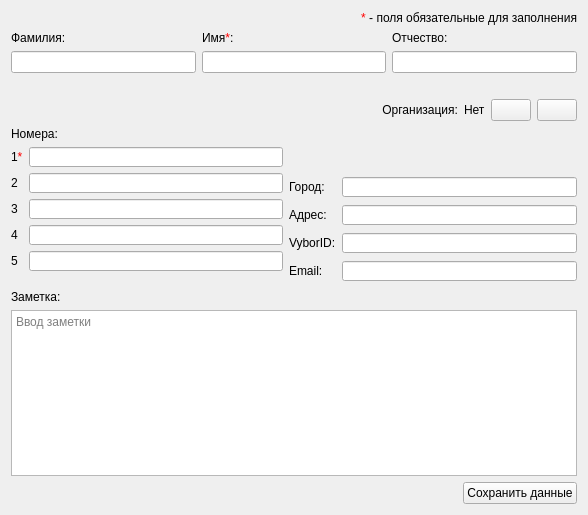
<?xml version="1.0" encoding="UTF-8"?>
<ui version="4.0">
 <class>AddContactDialog</class>
 <widget class="QDialog" name="AddContactDialog">
  <property name="geometry">
   <rect>
    <x>0</x>
    <y>0</y>
    <width>588</width>
    <height>515</height>
   </rect>
  </property>
  <property name="minimumSize">
   <size>
    <width>0</width>
    <height>0</height>
   </size>
  </property>
  <property name="windowTitle">
   <string>Добавление физ. лица</string>
  </property>
  <property name="windowIcon">
   <iconset resource="images.qrc">
    <normaloff>:/images/outcall-logo.png</normaloff>:/images/outcall-logo.png</iconset>
  </property>
  <layout class="QGridLayout" name="gridLayout_3">
   <item row="0" column="0">
    <widget class="QLabel" name="label_13">
     <property name="text">
      <string>&lt;span style = &quot;color: red;&quot;&gt;*&lt;/span&gt; - поля обязательные для заполнения</string>
     </property>
     <property name="alignment">
      <set>Qt::AlignRight|Qt::AlignTrailing|Qt::AlignVCenter</set>
     </property>
    </widget>
   </item>
   <item row="1" column="0">
    <layout class="QHBoxLayout" name="horizontalLayout_2">
     <item>
      <layout class="QGridLayout" name="gridLayout_4">
       <item row="0" column="0">
        <widget class="QLabel" name="label_2">
         <property name="text">
          <string>Фамилия:</string>
         </property>
         <property name="alignment">
          <set>Qt::AlignBottom|Qt::AlignLeading|Qt::AlignLeft</set>
         </property>
        </widget>
       </item>
       <item row="1" column="0">
        <widget class="QLineEdit" name="lastName">
         <property name="minimumSize">
          <size>
           <width>160</width>
           <height>0</height>
          </size>
         </property>
         <property name="focusPolicy">
          <enum>Qt::StrongFocus</enum>
         </property>
        </widget>
       </item>
       <item row="2" column="0">
        <widget class="QLabel" name="label">
         <property name="text">
          <string/>
         </property>
        </widget>
       </item>
      </layout>
     </item>
     <item>
      <layout class="QGridLayout" name="gridLayout_2">
       <item row="1" column="0">
        <widget class="QLabel" name="label_15">
         <property name="text">
          <string/>
         </property>
         <property name="alignment">
          <set>Qt::AlignCenter</set>
         </property>
        </widget>
       </item>
       <item row="0" column="0">
        <layout class="QVBoxLayout" name="verticalLayout_2">
         <item>
          <widget class="QLabel" name="label_3">
           <property name="text">
            <string>Имя&lt;span style = &quot;color: red;&quot;&gt;*&lt;/span&gt;:</string>
           </property>
           <property name="alignment">
            <set>Qt::AlignBottom|Qt::AlignLeading|Qt::AlignLeft</set>
           </property>
          </widget>
         </item>
         <item>
          <widget class="QLineEdit" name="firstName">
           <property name="minimumSize">
            <size>
             <width>160</width>
             <height>20</height>
            </size>
           </property>
           <property name="focusPolicy">
            <enum>Qt::StrongFocus</enum>
           </property>
          </widget>
         </item>
        </layout>
       </item>
      </layout>
     </item>
     <item>
      <layout class="QVBoxLayout" name="verticalLayout">
       <item>
        <widget class="QLabel" name="label_4">
         <property name="text">
          <string>Отчество:</string>
         </property>
        </widget>
       </item>
       <item>
        <widget class="QLineEdit" name="patronymic">
         <property name="minimumSize">
          <size>
           <width>160</width>
           <height>0</height>
          </size>
         </property>
         <property name="focusPolicy">
          <enum>Qt::StrongFocus</enum>
         </property>
        </widget>
       </item>
       <item>
        <widget class="QLabel" name="label_20">
         <property name="text">
          <string/>
         </property>
        </widget>
       </item>
      </layout>
     </item>
    </layout>
   </item>
   <item row="2" column="0">
    <layout class="QVBoxLayout" name="verticalLayout_3">
     <item>
      <layout class="QGridLayout" name="gridLayout_9">
       <item row="0" column="3">
        <widget class="QPushButton" name="deleteOrgButton">
         <property name="maximumSize">
          <size>
           <width>16777215</width>
           <height>23</height>
          </size>
         </property>
         <property name="focusPolicy">
          <enum>Qt::TabFocus</enum>
         </property>
         <property name="toolTip">
          <string>Отвязать организацию</string>
         </property>
         <property name="text">
          <string/>
         </property>
         <property name="icon">
          <iconset resource="images.qrc">
           <normaloff>:/images/unbind.png</normaloff>:/images/unbind.png</iconset>
         </property>
         <property name="iconSize">
          <size>
           <width>24</width>
           <height>23</height>
          </size>
         </property>
         <property name="autoDefault">
          <bool>false</bool>
         </property>
        </widget>
       </item>
       <item row="0" column="1">
        <widget class="QLabel" name="label_16">
         <property name="text">
          <string>Организация:</string>
         </property>
         <property name="alignment">
          <set>Qt::AlignRight|Qt::AlignTrailing|Qt::AlignVCenter</set>
         </property>
        </widget>
       </item>
       <item row="0" column="2">
        <widget class="QLabel" name="label_org">
         <property name="text">
          <string>Нет</string>
         </property>
        </widget>
       </item>
       <item row="0" column="0">
        <spacer name="horizontalSpacer_2">
         <property name="orientation">
          <enum>Qt::Horizontal</enum>
         </property>
         <property name="sizeHint" stdset="0">
          <size>
           <width>40</width>
           <height>20</height>
          </size>
         </property>
        </spacer>
       </item>
       <item row="0" column="4">
        <widget class="QPushButton" name="addOrgButton">
         <property name="maximumSize">
          <size>
           <width>16777215</width>
           <height>23</height>
          </size>
         </property>
         <property name="focusPolicy">
          <enum>Qt::TabFocus</enum>
         </property>
         <property name="toolTip">
          <string>Привязать организацию</string>
         </property>
         <property name="text">
          <string/>
         </property>
         <property name="icon">
          <iconset resource="images.qrc">
           <normaloff>:/images/bind.png</normaloff>:/images/bind.png</iconset>
         </property>
         <property name="iconSize">
          <size>
           <width>24</width>
           <height>23</height>
          </size>
         </property>
         <property name="autoDefault">
          <bool>false</bool>
         </property>
        </widget>
       </item>
      </layout>
     </item>
     <item>
      <layout class="QGridLayout" name="gridLayout_8">
       <item row="0" column="0">
        <layout class="QGridLayout" name="gridLayout_6">
         <item row="0" column="0">
          <widget class="QLabel" name="label_5">
           <property name="sizePolicy">
            <sizepolicy hsizetype="Preferred" vsizetype="Preferred">
             <horstretch>0</horstretch>
             <verstretch>0</verstretch>
            </sizepolicy>
           </property>
           <property name="text">
            <string>Номера:</string>
           </property>
          </widget>
         </item>
        </layout>
       </item>
       <item row="1" column="0">
        <layout class="QHBoxLayout" name="horizontalLayout_3">
         <item>
          <layout class="QGridLayout" name="gridLayout_5">
           <item row="4" column="1">
            <widget class="QLineEdit" name="fifthNumber">
             <property name="minimumSize">
              <size>
               <width>235</width>
               <height>20</height>
              </size>
             </property>
             <property name="maximumSize">
              <size>
               <width>16777215</width>
               <height>20</height>
              </size>
             </property>
             <property name="focusPolicy">
              <enum>Qt::StrongFocus</enum>
             </property>
            </widget>
           </item>
           <item row="1" column="0">
            <widget class="QLabel" name="label_7">
             <property name="text">
              <string>2</string>
             </property>
            </widget>
           </item>
           <item row="0" column="1">
            <widget class="QLineEdit" name="firstNumber">
             <property name="minimumSize">
              <size>
               <width>235</width>
               <height>20</height>
              </size>
             </property>
             <property name="maximumSize">
              <size>
               <width>16777215</width>
               <height>20</height>
              </size>
             </property>
             <property name="focusPolicy">
              <enum>Qt::StrongFocus</enum>
             </property>
            </widget>
           </item>
           <item row="4" column="0">
            <widget class="QLabel" name="label_19">
             <property name="text">
              <string>5</string>
             </property>
            </widget>
           </item>
           <item row="3" column="1">
            <widget class="QLineEdit" name="fourthNumber">
             <property name="minimumSize">
              <size>
               <width>235</width>
               <height>20</height>
              </size>
             </property>
             <property name="maximumSize">
              <size>
               <width>16777215</width>
               <height>20</height>
              </size>
             </property>
             <property name="focusPolicy">
              <enum>Qt::StrongFocus</enum>
             </property>
            </widget>
           </item>
           <item row="2" column="0">
            <widget class="QLabel" name="label_8">
             <property name="text">
              <string>3</string>
             </property>
            </widget>
           </item>
           <item row="3" column="0">
            <widget class="QLabel" name="label_18">
             <property name="text">
              <string>4</string>
             </property>
            </widget>
           </item>
           <item row="0" column="0">
            <widget class="QLabel" name="label_6">
             <property name="text">
              <string>1&lt;span style = &quot;color: red;&quot;&gt;*&lt;/span&gt;</string>
             </property>
            </widget>
           </item>
           <item row="1" column="1">
            <widget class="QLineEdit" name="secondNumber">
             <property name="minimumSize">
              <size>
               <width>235</width>
               <height>20</height>
              </size>
             </property>
             <property name="maximumSize">
              <size>
               <width>16777215</width>
               <height>20</height>
              </size>
             </property>
             <property name="focusPolicy">
              <enum>Qt::StrongFocus</enum>
             </property>
            </widget>
           </item>
           <item row="2" column="1">
            <widget class="QLineEdit" name="thirdNumber">
             <property name="minimumSize">
              <size>
               <width>235</width>
               <height>20</height>
              </size>
             </property>
             <property name="maximumSize">
              <size>
               <width>16777215</width>
               <height>20</height>
              </size>
             </property>
             <property name="focusPolicy">
              <enum>Qt::StrongFocus</enum>
             </property>
            </widget>
           </item>
           <item row="5" column="1">
            <spacer name="verticalSpacer">
             <property name="orientation">
              <enum>Qt::Vertical</enum>
             </property>
             <property name="sizeHint" stdset="0">
              <size>
               <width>20</width>
               <height>40</height>
              </size>
             </property>
            </spacer>
           </item>
          </layout>
         </item>
         <item>
          <layout class="QGridLayout" name="gridLayout">
           <item row="3" column="1">
            <widget class="QLineEdit" name="vyborId">
             <property name="minimumSize">
              <size>
               <width>235</width>
               <height>20</height>
              </size>
             </property>
             <property name="maximumSize">
              <size>
               <width>16777215</width>
               <height>20</height>
              </size>
             </property>
             <property name="focusPolicy">
              <enum>Qt::StrongFocus</enum>
             </property>
            </widget>
           </item>
           <item row="2" column="0">
            <widget class="QLabel" name="label_10">
             <property name="text">
              <string>Адрес:</string>
             </property>
             <property name="alignment">
              <set>Qt::AlignLeading|Qt::AlignLeft|Qt::AlignVCenter</set>
             </property>
            </widget>
           </item>
           <item row="1" column="0">
            <widget class="QLabel" name="label_9">
             <property name="text">
              <string>Город:</string>
             </property>
             <property name="alignment">
              <set>Qt::AlignLeading|Qt::AlignLeft|Qt::AlignVCenter</set>
             </property>
            </widget>
           </item>
           <item row="4" column="0">
            <widget class="QLabel" name="label_12">
             <property name="text">
              <string>Email:</string>
             </property>
             <property name="alignment">
              <set>Qt::AlignLeading|Qt::AlignLeft|Qt::AlignVCenter</set>
             </property>
            </widget>
           </item>
           <item row="4" column="1">
            <widget class="QLineEdit" name="email">
             <property name="minimumSize">
              <size>
               <width>235</width>
               <height>20</height>
              </size>
             </property>
             <property name="maximumSize">
              <size>
               <width>16777215</width>
               <height>20</height>
              </size>
             </property>
             <property name="focusPolicy">
              <enum>Qt::StrongFocus</enum>
             </property>
            </widget>
           </item>
           <item row="0" column="0" colspan="2">
            <widget class="QLabel" name="label_14">
             <property name="minimumSize">
              <size>
               <width>0</width>
               <height>20</height>
              </size>
             </property>
             <property name="maximumSize">
              <size>
               <width>16777215</width>
               <height>20</height>
              </size>
             </property>
             <property name="text">
              <string/>
             </property>
            </widget>
           </item>
           <item row="2" column="1">
            <widget class="QLineEdit" name="address">
             <property name="minimumSize">
              <size>
               <width>235</width>
               <height>20</height>
              </size>
             </property>
             <property name="maximumSize">
              <size>
               <width>16777215</width>
               <height>20</height>
              </size>
             </property>
             <property name="focusPolicy">
              <enum>Qt::StrongFocus</enum>
             </property>
            </widget>
           </item>
           <item row="3" column="0">
            <widget class="QLabel" name="label_11">
             <property name="text">
              <string>VyborID:</string>
             </property>
             <property name="alignment">
              <set>Qt::AlignLeading|Qt::AlignLeft|Qt::AlignVCenter</set>
             </property>
            </widget>
           </item>
           <item row="1" column="1">
            <widget class="QLineEdit" name="city">
             <property name="minimumSize">
              <size>
               <width>235</width>
               <height>20</height>
              </size>
             </property>
             <property name="maximumSize">
              <size>
               <width>16777215</width>
               <height>20</height>
              </size>
             </property>
             <property name="focusPolicy">
              <enum>Qt::StrongFocus</enum>
             </property>
            </widget>
           </item>
          </layout>
         </item>
        </layout>
       </item>
      </layout>
     </item>
    </layout>
   </item>
   <item row="3" column="0">
    <layout class="QGridLayout" name="gridLayout_7">
     <item row="0" column="0">
      <widget class="QLabel" name="label_17">
       <property name="text">
        <string>Заметка:</string>
       </property>
      </widget>
     </item>
     <item row="2" column="2">
      <widget class="QPushButton" name="saveButton">
       <property name="sizePolicy">
        <sizepolicy hsizetype="Fixed" vsizetype="Fixed">
         <horstretch>0</horstretch>
         <verstretch>0</verstretch>
        </sizepolicy>
       </property>
       <property name="focusPolicy">
        <enum>Qt::StrongFocus</enum>
       </property>
       <property name="text">
        <string>Сохранить данные</string>
       </property>
       <property name="autoDefault">
        <bool>false</bool>
       </property>
      </widget>
     </item>
     <item row="1" column="0" colspan="3">
      <widget class="QTextEdit" name="comment">
       <property name="focusPolicy">
        <enum>Qt::StrongFocus</enum>
       </property>
       <property name="tabChangesFocus">
        <bool>true</bool>
       </property>
       <property name="acceptRichText">
        <bool>false</bool>
       </property>
       <property name="placeholderText">
        <string>Ввод заметки</string>
       </property>
      </widget>
     </item>
    </layout>
   </item>
  </layout>
 </widget>
 <tabstops>
  <tabstop>lastName</tabstop>
  <tabstop>firstName</tabstop>
  <tabstop>patronymic</tabstop>
  <tabstop>firstNumber</tabstop>
  <tabstop>secondNumber</tabstop>
  <tabstop>thirdNumber</tabstop>
  <tabstop>fourthNumber</tabstop>
  <tabstop>fifthNumber</tabstop>
  <tabstop>deleteOrgButton</tabstop>
  <tabstop>addOrgButton</tabstop>
  <tabstop>city</tabstop>
  <tabstop>address</tabstop>
  <tabstop>vyborId</tabstop>
  <tabstop>email</tabstop>
  <tabstop>comment</tabstop>
  <tabstop>saveButton</tabstop>
 </tabstops>
 <resources>
  <include location="images.qrc"/>
 </resources>
 <connections/>
</ui>
